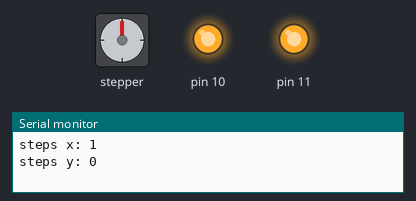
Recording of a sketch running on a simulated Arduino Uno, built with avr-gcc and run on an emulated ATmega328P. Shown: stepper motor, output pins drawn as LEDs (lit = HIGH), the last lines printed to the serial monitor. Stepper angles assume 400 steps per turn.

Above: at 0.05 s.
At 9.04 s:
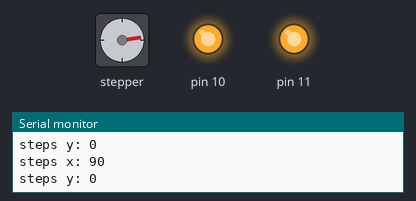
At 19.1 s:
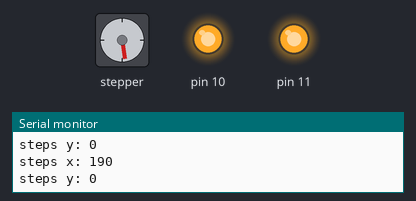
At 39.22 s:
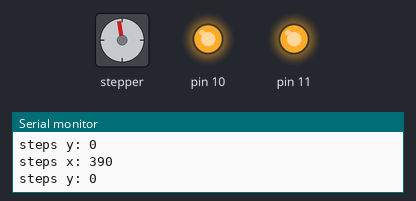
Timing chart, 0 to 40.0 s (numbered marks = the images above):
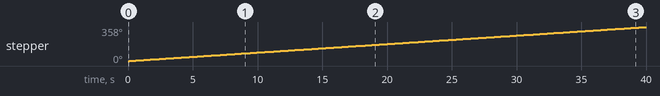

Measured:
- by itself, stepper: keeps turning clockwise at about 9°/s

The sketch:

Stepper_motor.ino
```cpp
/*
 Stepper Motor Control - one step at a time

 This program drives a unipolar or bipolar stepper motor.
 The motor is attached to digital pins 8 - 13 of the Arduino.

 The motor will step one step at a time, very slowly.  You can use this to
 test that you've got the four wires of your stepper wired to the correct
 pins. If wired correctly, all steps should be in the same direction.

 Use this also to count the number of steps per revolution of your motor,
 if you don't know it.  Then plug that number into the oneRevolution
 example to see if you got it right.
 */

#include <Stepper.h>

const int stepsPerRevolution = 400;  // Steps per revolution/omgang for motoren

// Initialiserer stepper library for pin 8 til 13:
Stepper myStepperx(stepsPerRevolution, 8, 9, 12, 13); // Ændrer pins for x-retningen
Stepper mySteppery(stepsPerRevolution, 8, 9, 12, 13); // Ændrer pins for y-retningen

int stepCountx = 0;         // numre af steps motoren har taget i x-retningen
int stepCounty = 0;         // numre af steps motoren har taget i y-retningen

void setup() {
  // initialisere serial portene:
  Serial.begin(9600);
  pinMode(10, OUTPUT);
  pinMode(11, OUTPUT);
  digitalWrite(10, HIGH);
  digitalWrite(11, HIGH);
}

void loop() {
  //(skal slette int x = 1 og int y = 1). Vi indlæser x og y fra Joysticket.
  int x = 1; // slettes
  int y = 0; // slettes
  steppermotor(x, y);
}

void steppermotor(int x, int y){
  int maks = 1000; // Maks-værdien for x- og y-aksen så vi ved at den ikke kommer ud over maks.
  // Motor for x-retningen
  int xvariable = stepCountx + x;
  if (xvariable >= 0 && xvariable <= maks){
    myStepperx.step(x);
    stepCountx = xvariable;
  }

  // Motor for y-retningen
  int yvariable = stepCounty + y;
  if (yvariable >= 0 && yvariable <= maks){
    mySteppery.step(y);
    stepCounty = yvariable;
  }

  // Serial for at teste og se x- og y-værdierne
  Serial.print("steps x: ");
  Serial.println(stepCountx);
  Serial.print("steps y: ");
  Serial.println(stepCounty);
  delay(100); //Delay som kan ændres så flødeskummet kan tilpasses med farten
}

/*
  if (stepCountx >= 1 && stepCountx < maks){ // stepCountx skal være større eller lig med 1, og stepCountx skal være mindre end maks-værdien.
    myStepperx.step(x);
    stepCountx = stepCountx + x;
  } else if (stepCountx == 0 && x == 1){ // stepCountx skal være lig med 0 og x skal være lig med 1.
    myStepperx.step(x);
    stepCountx = stepCountx + x;
  } else if (stepCountx == maks && x == -1){ // stepCountx skal være lig med maks og x lig med -1.
    myStepperx.step(x);
    stepCountx = stepCountx + x;
  }

  // Motor for y-retningen
  if (stepCounty >= 1 && stepCounty < maks){
    mySteppery.step(y);
    stepCounty = stepCounty + y;
  } else if (stepCounty == 0 && y == 1){
    mySteppery.step(y);
    stepCounty = stepCounty + y;
  } else if (stepCounty == maks && y == -1){
    mySteppery.step(y);
    stepCounty = stepCounty + y;
  }
*/
```
